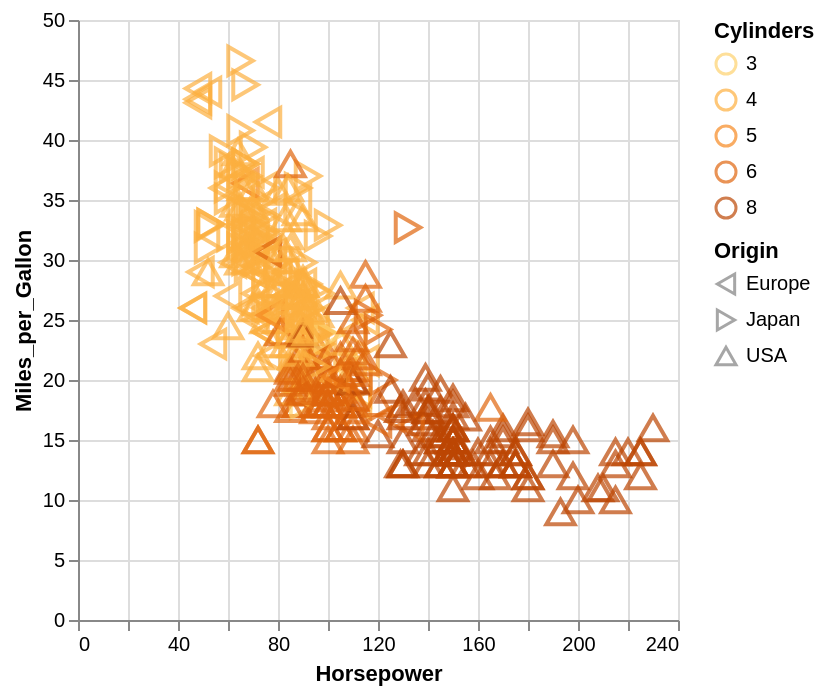

The Vega-Lite source for this figure:
### Vega-Lite specification from a JSON file in a GitHub repository (floating-point values rounded to 4 significant figures; data arrays with more than 128 entries replaced by an {"elided": "..."} marker saying what was removed)
{"$schema": "https://vega.github.io/schema/vega-lite/v4.json", "data": {"values": {"elided": "406 records"}}, "selection": {"pts": {"type": "multi", "fields": ["Origin"]}}, "mark": "point", "encoding": {"x": {"field": "Horsepower", "type": "quantitative"}, "y": {"field": "Miles_per_Gallon", "type": "quantitative"}, "color": {"condition": {"selection": "pts", "field": "Cylinders", "type": "ordinal", "scale": {"scheme": "yelloworangebrown"}}, "value": "grey"}, "shape": {"condition": {"selection": "pts", "field": "Origin", "type": "nominal", "scale": {"range": ["triangle-left", "triangle-right", "triangle-up"]}}, "value": "circle"}, "size": {"condition": {"selection": "pts", "value": 200}, "value": 50}}}
